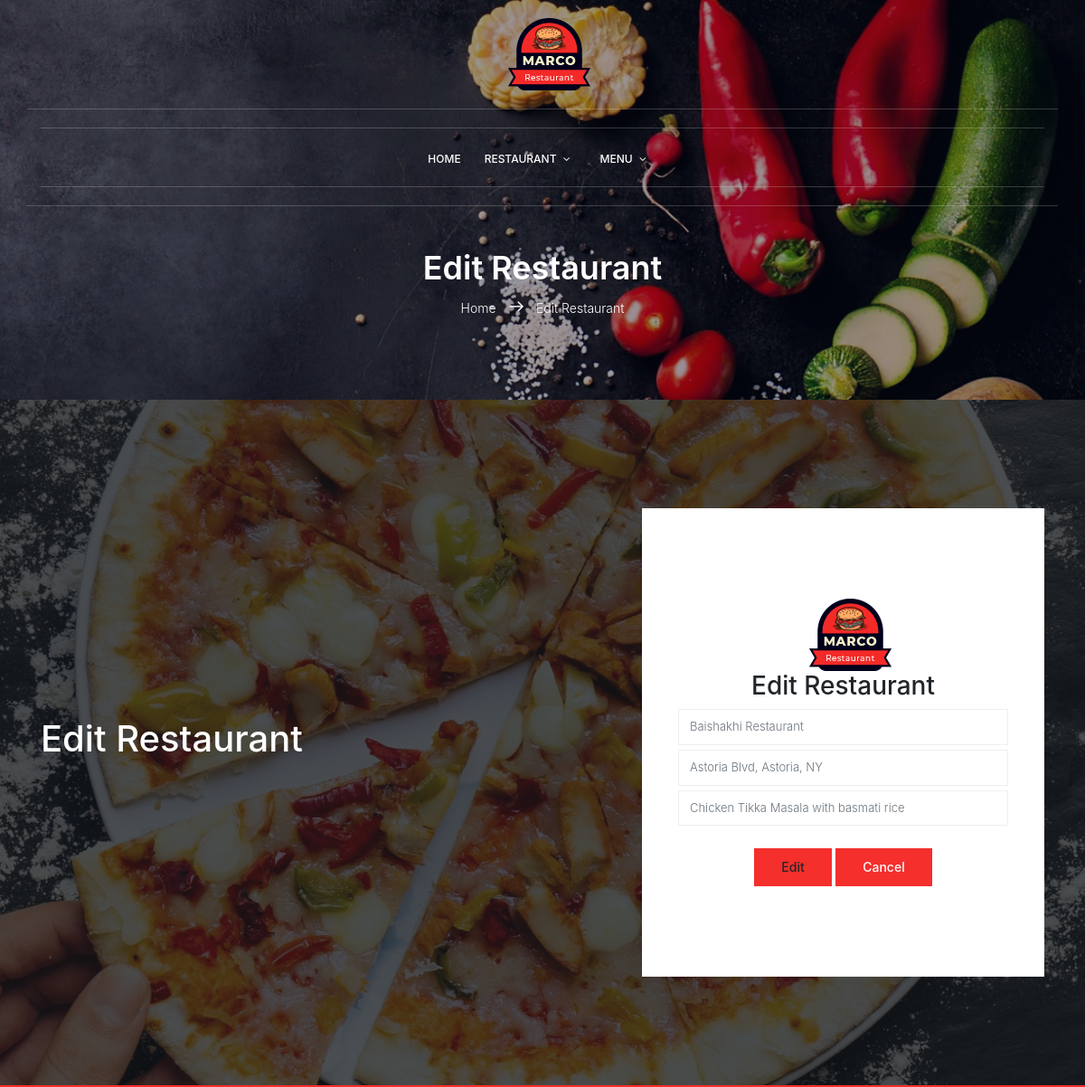
Page /restaurant/3/edit (upper part) on the earlier database version.
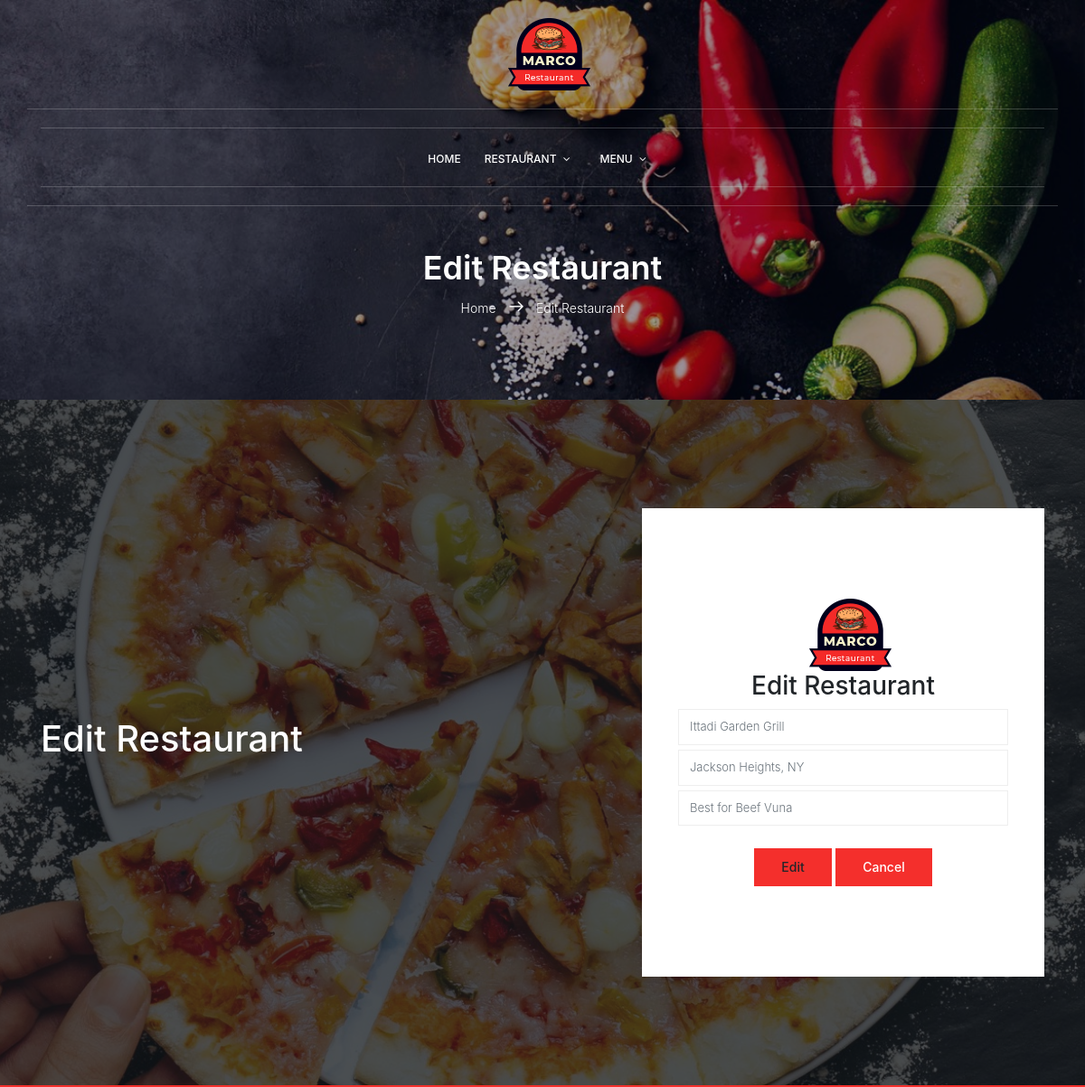
Same page on the later database version.
### models.py (models this page shows, shortened)
class Restaurant(Base):
    __tablename__ = 'restaurant'
    id = Column(Integer, primary_key = True)
    name = Column(String(80), nullable = False)
    location = Column(String(250), nullable = False)
    description = Column(String(250))

### project.py (the view, shortened to what this page needs)
@app.route('/restaurant/<int:restaurant_id>/edit', methods=['GET', 'POST'])
def editRestaurant(restaurant_id):
    session = DBSession()
    form = RestaurantForm()
    editedrestaurant = session.query(Restaurant).filter_by(id=restaurant_id).one()
    return render_template('editrestaurant.html', restaurant_id=restaurant_id, item=editedrestaurant, form=form)

### forms.py
class RestaurantForm(Form):
    name = StringField('name')
    location = StringField('location')
    description = StringField('description')

### templates/editrestaurant.html (shortened to what this page needs)
{% extends "base_others.html" %}
{% block banner %}
	<section class="about-banner relative">
			<div class="overlay overlay-bg"></div>
			<div class="container">
				<div class="row d-flex align-items-center justify-content-center">
					<div class="about-content col-lg-12">
						<h1 class="text-white">
							Edit Restaurant
						</h1>
						<p class="text-white link-nav"><a href="{{url_for('index')}}">Home </a>  <span class="lnr lnr-arrow-right"></span>  <a href="{{url_for('editRestaurant', restaurant_id=restaurant_id )}}"> Edit Restaurant</a></p>
					</div>
				</div>
			</div>
	</section>
{% endblock %}
{% block content %}
			<section class="reservation-area section-gap relative">
				<div class="overlay overlay-bg"></div>
				<div class="container">
					<div class="row justify-content-between align-items-center">
						<div class="col-lg-6 reservation-left">
							<h1 class="text-white">Edit Restaurant</h1>
						</div>
						<div class="col-lg-5 reservation-right">
							<form class="form-wrap text-center" action="" method="POST">
								<div id="logo">
									<a href="{{url_for('index')}}"><img src="{{url_for('static', filename='img/logo.png')}}" alt="" title="" /></a>
								</div>
								<h3>Edit Restaurant</h3>
								<input type="text" class="form-control" name="name" placeholder="{{item.name}}" onfocus="this.placeholder = ''" onblur="this.placeholder = '{{item.name}}'" >
								<input type="text" class="form-control" name="location" placeholder="{{item.location}}" onfocus="this.placeholder = ''" onblur="this.placeholder = '{{item.location}}'" >
								<input type="text" class="form-control" name="description" placeholder="{{item.description}}" onfocus="this.placeholder = ''" onblur="this.placeholder = '{{item.description}}'">
								<a class="primary-btn text-uppercase mt-20" role="button">Edit</a>
								<a class="primary-btn text-uppercase mt-20" role="button" href="{{ url_for('viewRestaurantDetails', restaurant_id=item.id) }}">Cancel</a>
							</form>
						</div>
					</div>
				</div>
			</section>
{% endblock %}

Differences in the rows shown:
changed Restaurant: name "Baishakhi Restaurant" → "Ittadi Garden Grill"; location "Astoria Blvd, Astoria, NY" → "Jackson Heights, NY"; description "Chicken Tikka Masala with basmati rice" → "Best for Beef Vuna"
